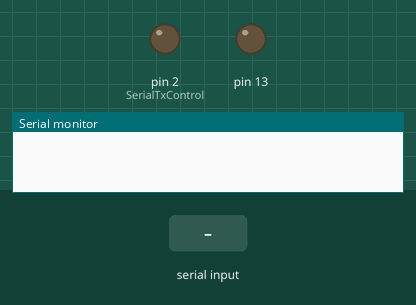
The sketch below on a simulated Arduino Uno, built with avr-gcc and run on an emulated ATmega328P. Parts: output pins drawn as LEDs (lit = HIGH), the last lines printed to the serial monitor. The inputs (shaded band) are chosen by the test bench.

Above: at 1.2 s.
1.3 s: "1" received over Serial
3.3 s: "0" received over Serial
At 3.7 s:
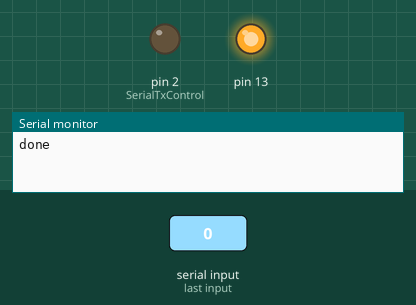
4.8 s: "2" received over Serial
At 6.1 s:
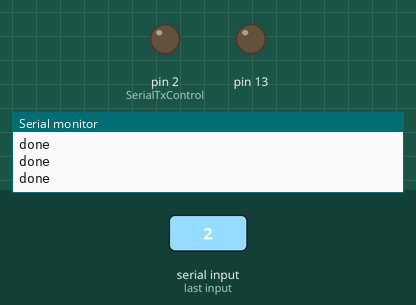
Timing chart, 0 to 7.8 s (numbered marks = the images above; inputs shaded):
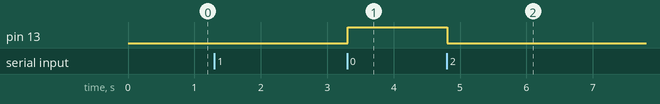

Measured:
- after the input at 3.3 s, pin 13: LOW → HIGH at once
- after the input at 4.8 s, pin 13: HIGH → LOW at once

The sketch:

RS485test.ino
```cpp
#define SerialTxControl 2
#define RS485Transmit HIGH
#define RS485Receive LOW

char buffer[100];
byte state = 0;

void setup(void) {
    Serial.begin(9600);
    pinMode(13, OUTPUT);
    pinMode(SerialTxControl, OUTPUT);
    digitalWrite(SerialTxControl, RS485Receive); // переводим устройство в режим приёмника
}

void loop(void) {
    int i=0;
    if( Serial.available() ){ // если в порт пришли какие-то данные
        delay(5); // немного ждём, чтобы вся пачка данных была принята портом
        while( Serial.available() ){
            buffer[i++] = Serial.read(); // считываем данные и записываем их в буфер
        }
    }
    if(i>0){ // если в буфере что-то есть
        buffer[i++]='\0'; // превращаем содержимое буфера в строку, добавляя нулевой символ
        if( strcmp(buffer, "ping") ){ // если принятая строка равна тексту ping
            digitalWrite(13, state); // мигаем светодиодом
            delay(500);
            Serial.println("done");
            state = !state;
        }
    }
}
```
